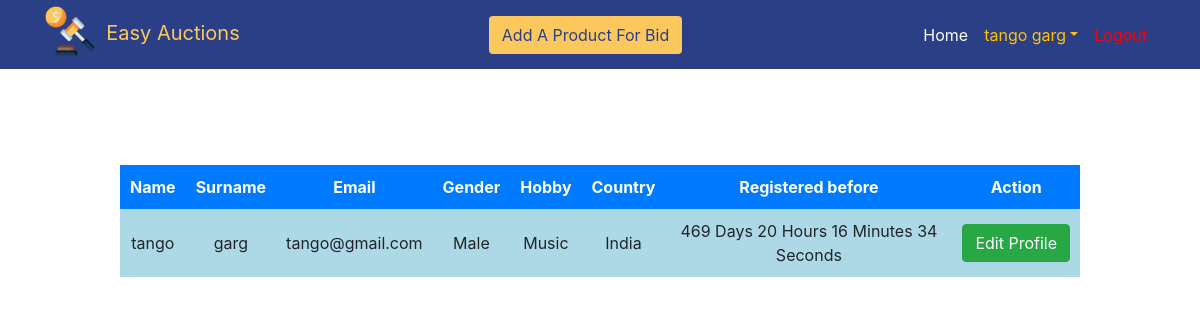
The page /view.php (signed in) on the database its author committed.
### tables this page shows
CREATE TABLE `user` (
  `uid` int(11) NOT NULL,
  `email` varchar(50) NOT NULL,
  `password` varchar(50) NOT NULL,
  `name` varchar(50) NOT NULL,
  `surname` varchar(50) NOT NULL,
  `gender` varchar(50) NOT NULL,
  `hobby` varchar(100) NOT NULL,
  `country` int(11) NOT NULL,
  `dor` datetime NOT NULL,
  `status` enum('Enable','Disable') NOT NULL DEFAULT 'Enable'
);

CREATE TABLE `country` (
  `cid` int(11) NOT NULL,
  `cname` varchar(50) NOT NULL
);

### view.php (the view, shortened to what this page needs)
<?php
include('db.php');
if(isset($_SESSION['user'])) {
    $row_c = $_SESSION['user'];
}
?>
<!DOCTYPE html>
<html>
<?php include 'head.php'; ?>
<body>
<?php if(isset($_SESSION['user'])) { ?>
    <?php include 'nav.php'; ?>
<?php } ?>
<br>
<br>
 	<form>
 		<table class="mt-5" align="center" cellspacing="0" cellpadding="10" width="80%">
 			<tr align="center">
                <th>Name</th>
                <th>Surname</th>
 				<th>Email</th>
 				<th>Gender</th>
 				<th>Hobby</th>
 				<th>Country</th>
                <th>Registered before</th>
 				<th colspan="2">Action</th>
 			</tr>
            <?php
            if(isset($_SESSION['user'])) {
                $join = "select * from user join country on user.country = country.cid where uid = '$row_c->uid'";
            }
            else {
                $join = "select * from user join country on user.country = country.cid";
            }
            $run_j = $con->query($join);
            while ($row_j = $run_j->fetch_object()) {
            ?>
 			<tr align="center">
                <td><?php echo $row_j->name; ?></td>
                <td><?php echo $row_j->surname; ?></td>
 				<td><?php echo $row_j->email; ?></td>
 				<td><?php echo $row_j->gender; ?></td>
 				<td><?php echo $row_j->hobby; ?></td>
 				<td><?php echo $row_j->cname; ?></td>
                <td>
                    <?php
                    $c_date = date('Y-m-d h:i:s');
                    $tot_time = strtotime($c_date) - strtotime($row_j->dor);
                    $day = (int)($tot_time / (24*60*60));
                    $hour = (int)(($tot_time - (24*60*60*$day)) / (60*60));
                    $min = (int)((($tot_time - (24*60*60*$day) - (60*60*$hour))) / 60);
                    $sec = (($tot_time - (24*60*60*$day) - (60*60*$hour)) - (60*$min));
                    echo ($day);
                    if($day>1) {
                        echo " Days ";
                    }
                    else {
                        echo " Day ";
                    }
                    echo ($hour);
                    if($hour>1) {
                        echo " Hours ";
                    }
                    else {
                        echo " Hour ";
                    }
                    echo ($min);
                    if($min>1) {
                        echo " Minutes ";
                    }
                    else {
                        echo " Minute ";
                    }
                    echo ($sec);
                    if($sec>1) {
                        echo " Seconds ";
                    }
                    else {
                        echo " Second ";
                    }
                    ?>
                </td>
                <?php
                if(isset($_SESSION['user'])) {
                ?>
                <td><a class="btn btn-success" href="redirect.php?eid=<?php echo $row_j->uid; ?>">Edit Profile</a></td>
                <?php
                }
                ?>
 			</tr>
            <?php
            }
            ?>
        </table>
    </form>
</body>
</html>

### view.php (style rules this page uses)
body { background-repeat: no-repeat; background-size: cover; }
tr:nth-child(odd) { background-color: lightgray; }
tr:nth-child(even) { background-color: lightblue; }
tr:nth-child(1) { background-color: #007bff; color: white; }

### rows shown on the page
user: name "tango", surname "garg", email "tango@gmail.com", gender "Male", hobby "Music", country.cname "India", shows "Days", dor "20", shows "Hours", dor "16", shows "Minutes", dor "34", shows "Seconds"

### other values the page prints
$row_c->name "tango"
$row_c->surname "garg"
